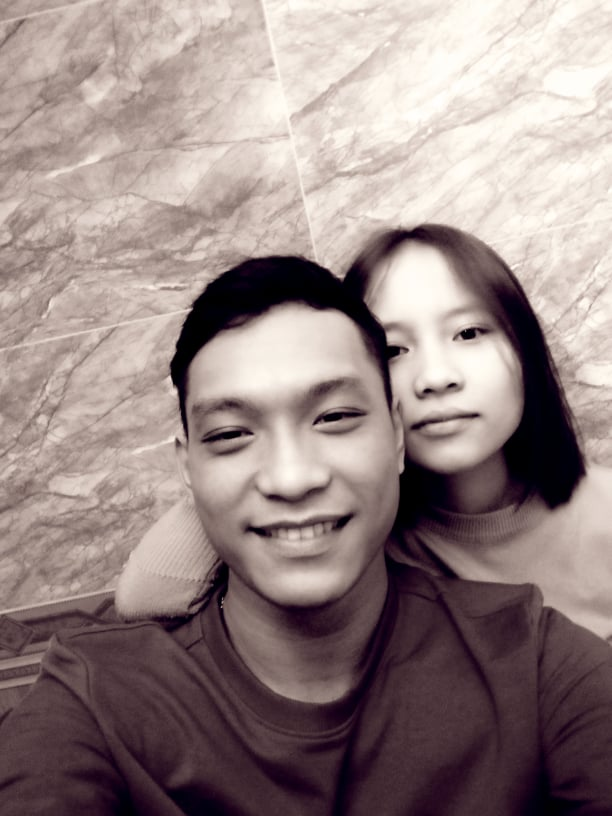
#> input picture part1_ip_phat_hien_bien/dang.jpg, 612 x 816 px
$ python canny.py   (older library calls are emulated)
#> lines starting #> are read from the running program, lines starting #| are printed output that depends on the picture; after the words box and inside, x2 and y2 are one past the last pixel; in counts of white or black regions, pixels touching at a corner belong together
import cv2
import numpy as np

def scale_to_0_255(img):
    min_val = np.min(img)
    max_val = np.max(img)
    new_img = (img - min_val) / (max_val - min_val) # 0-1
    new_img *= 255
    return new_img

def my_canny(img, min_val, max_val, sobel_size=3, is_L2_gradient=False):

    #2. Noise Reduction
#> called with min_val = 100, max_val = 200, sobel_size = 3, is_L2_gradient = False
    smooth_img = cv2.GaussianBlur(img, ksize=(5, 5), sigmaX=1, sigmaY=1)

    #3. Finding Intensity Gradient of the Image
    Gx = cv2.Sobel(smooth_img, cv2.CV_64F, 1, 0, ksize=sobel_size)
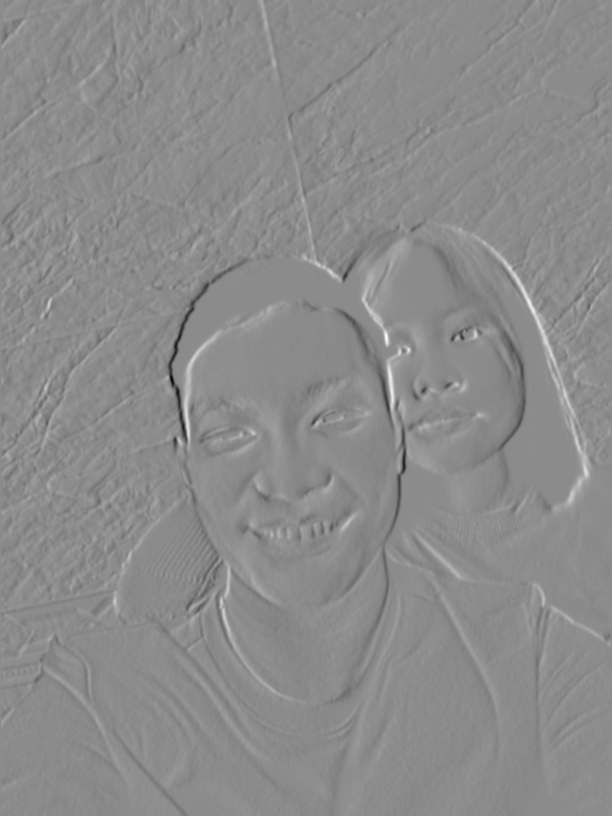
#> Gx: shape (816, 612) float64; min -519, max 429, mean 0.6; drawn with min black and max white
    Gy = cv2.Sobel(smooth_img, cv2.CV_64F, 0, 1, ksize=sobel_size)
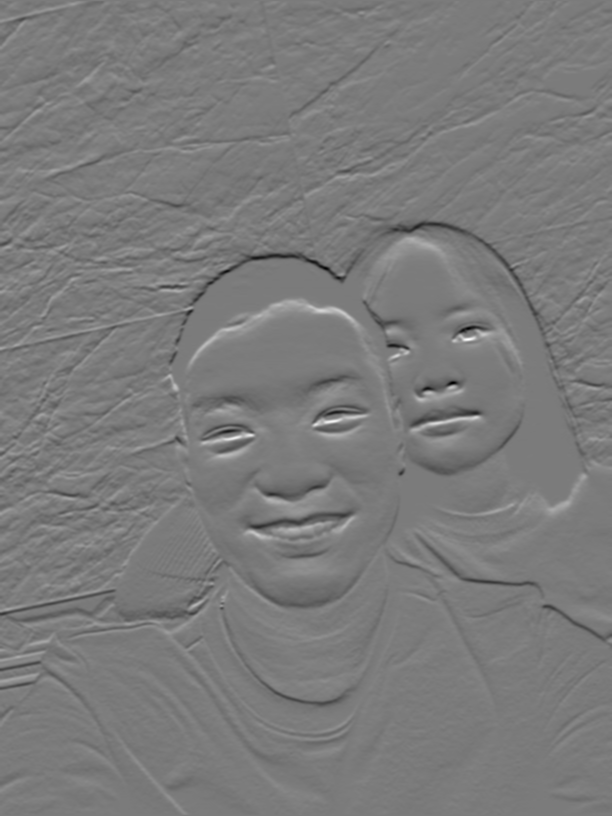
#> Gy: shape (816, 612) float64; min -449, max 476, mean -1.9; drawn with min black and max white

    if is_L2_gradient:
        edge_gradient = np.sqrt(Gx*Gx + Gy*Gy)
    else:
        edge_gradient = np.abs(Gx) + np.abs(Gy)

    angle = np.arctan2(Gy, Gx) * 180 / np.pi
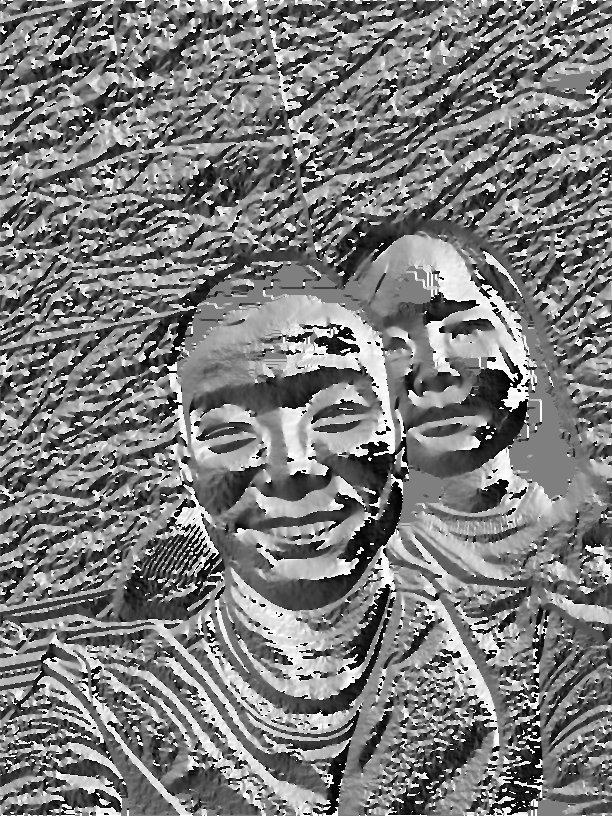
#> angle: shape (816, 612) float64; min -179.8, max 180, mean -5.3; drawn with min black and max white

    # round angle to 4 directions
    angle = np.abs(angle)
    angle[angle <= 22.5] = 0
#> angle: shape (816, 612) float64; min 0, max 180, mean 84.3
    angle[angle >= 157.5] = 0
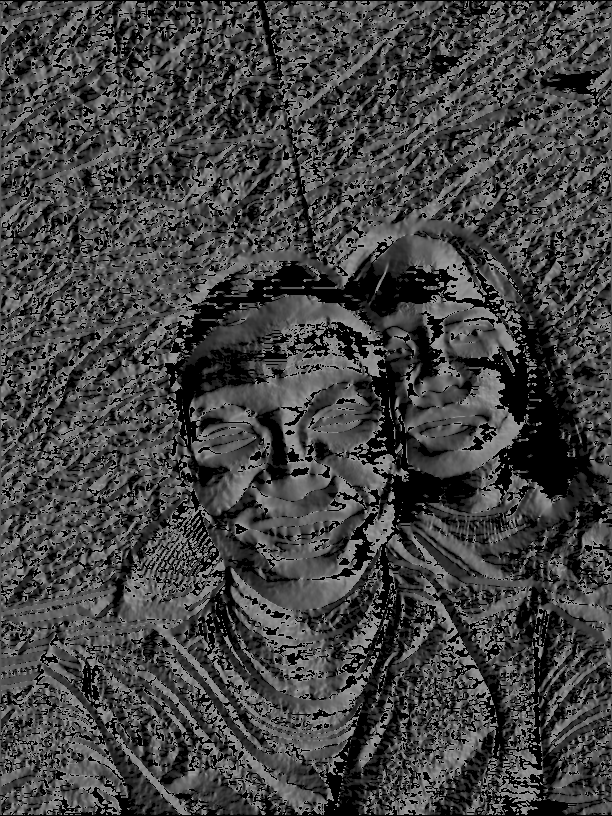
#> angle: shape (816, 612) float64; min 0, max 157.5, mean 67.3
    angle[(angle > 22.5) * (angle < 67.5)] = 45
    angle[(angle >= 67.5) * (angle <= 112.5)] = 90
    angle[(angle > 112.5) * (angle <= 157.5)] = 135
#> angle: shape (816, 612) float64; min 0, max 135, mean 67.3

    #4. Non-maximum Suppression
    keep_mask = np.zeros(smooth_img.shape, np.uint8)
    for y in range(1, edge_gradient.shape[0]-1):
        for x in range(1, edge_gradient.shape[1]-1):
            area_grad_intensity = edge_gradient[y-1:y+2, x-1:x+2] # 3x3 area
            area_angle = angle[y-1:y+2, x-1:x+2] # 3x3 area
            current_angle = area_angle[1,1]
            current_grad_intensity = area_grad_intensity[1,1]

            if current_angle == 0:
                if current_grad_intensity > max(area_grad_intensity[1,0], area_grad_intensity[1,2]):
                    keep_mask[y,x] = 255
                else:
                    edge_gradient[y,x] = 0
            elif current_angle == 45:
                if current_grad_intensity > max(area_grad_intensity[2,0], area_grad_intensity[0,2]):
                    keep_mask[y,x] = 255
                else:
                    edge_gradient[y,x] = 0
            elif current_angle == 90:
                if current_grad_intensity > max(area_grad_intensity[0,1], area_grad_intensity[2,1]):
                    keep_mask[y,x] = 255
                else:
                    edge_gradient[y,x] = 0
            elif current_angle == 135:
                if current_grad_intensity > max(area_grad_intensity[0,0], area_grad_intensity[2,2]):
                    keep_mask[y,x] = 255
                else:
                    edge_gradient[y,x] = 0
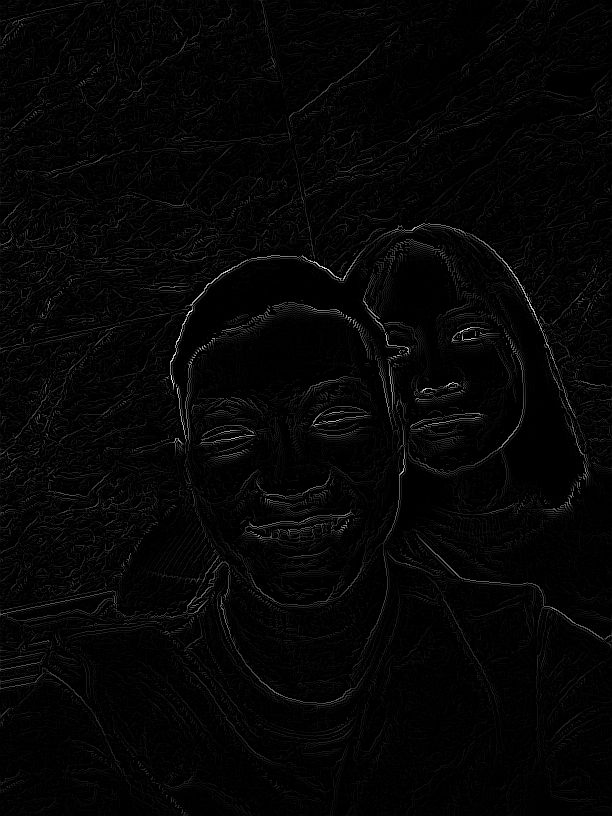
#> edge_gradient: shape (816, 612) float64; min 0, max 662, mean 13.6; drawn with min black and max white
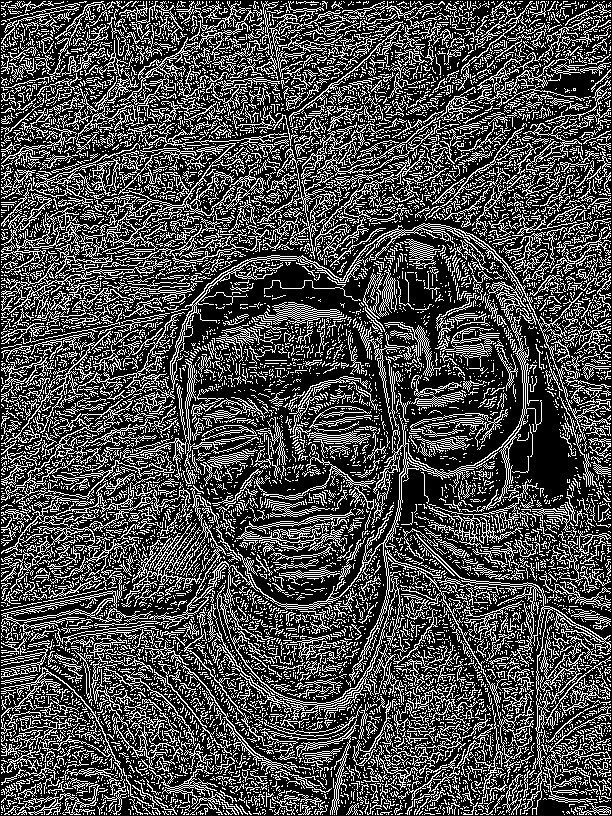
#> keep_mask: shape (816, 612); 29.2% white in thin lines or dots

    #5. Hysteresis Thresholding
    canny_mask = np.zeros(smooth_img.shape, np.uint8)
    canny_mask[(keep_mask>0) * (edge_gradient>min_val)] = 255

    return scale_to_0_255(canny_mask)

img = cv2.imread('dang.jpg', 0)
my_canny = my_canny(img, min_val=100, max_val=200)
#> my_canny: shape (816, 612) float64; 2.7% white in thin lines or dots
edges = cv2.Canny(img, 100, 200)
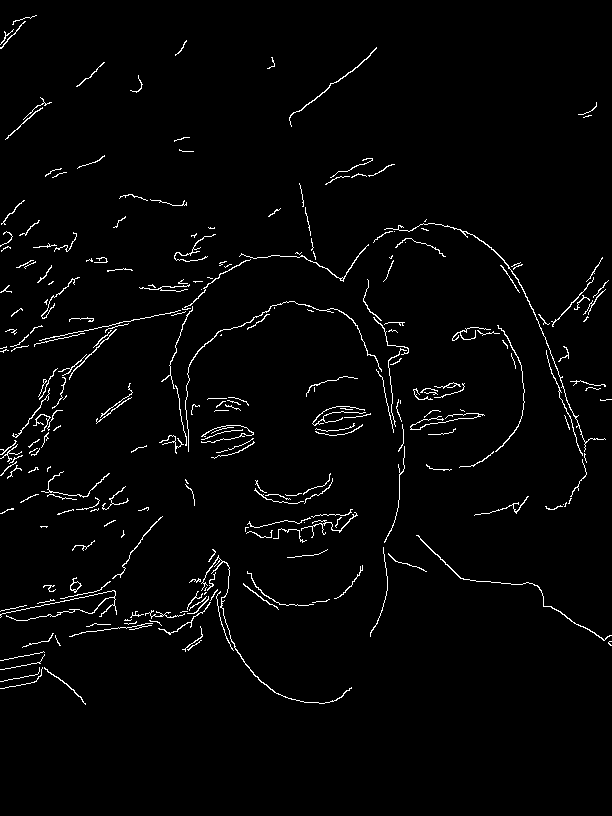
#> edges: shape (816, 612); 2.3% white in thin lines or dots, all inside (x1, y1, x2, y2) = (0, 15, 612, 705)

cv2.imwrite('my_canny.jpg', my_canny)
cv2.imwrite('edges.jpg', edges)

$ run again, with part1_ip_phat_hien_bien/flower.png saved as part1_ip_phat_hien_bien/dang.jpg
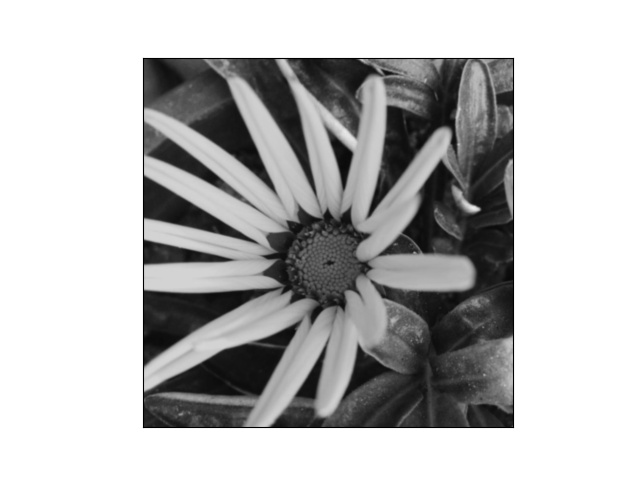
#> input picture part1_ip_phat_hien_bien/flower.png, 640 x 480 px
#> img is the input picture: shape (480, 640); min 0, max 255, mean 185.4
#> after the loop in my_canny, `for y in range(1, edge_gradient.shape[0]-1):`:
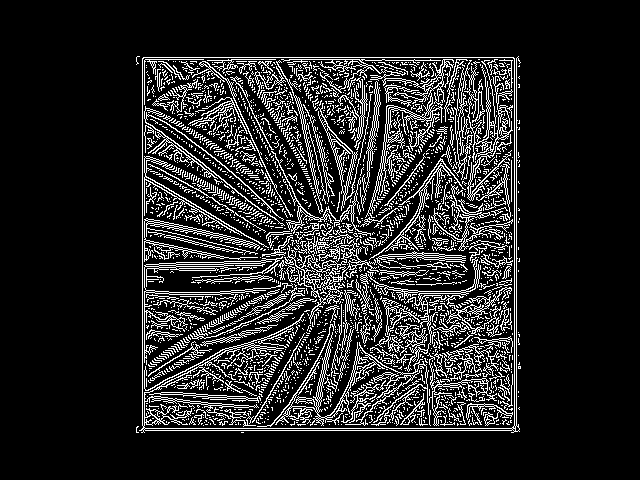
#> keep_mask: shape (480, 640); 14.1% white in thin lines or dots, all inside (x1, y1, x2, y2) = (136, 56, 521, 433)
#> my_canny: shape (480, 640) float64; 4.1% white in thin lines or dots, all inside (x1, y1, x2, y2) = (142, 57, 516, 430)
#> `edges = cv2.Canny(img, 100, 200)`:
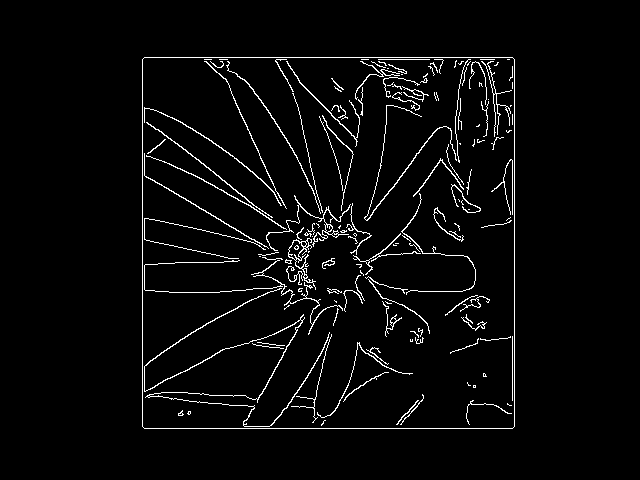
#> edges: shape (480, 640); 3.5% white in thin lines or dots, all inside (x1, y1, x2, y2) = (142, 57, 515, 429)
